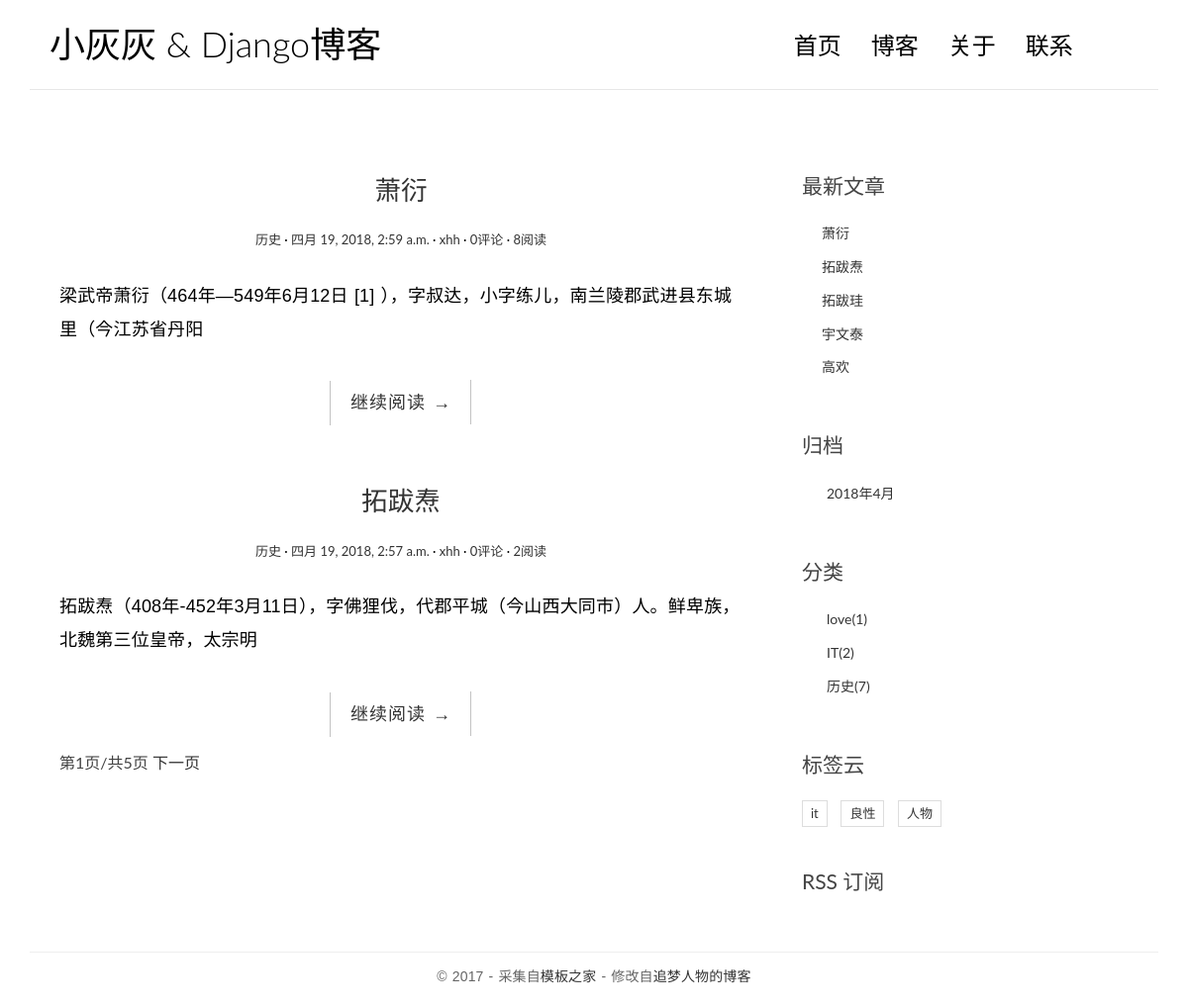
The page / on the database its author committed.
### blog/models.py (models this page shows, shortened)
class Post(models.Model):
    view=models.PositiveIntegerField(default=0)
    title=models.CharField(max_length=70)
    body=models.TextField()
    created_time=models.DateTimeField()
    modified_time=models.DateTimeField()
    excerpt=models.CharField(max_length=200,blank=True)
    category=models.ForeignKey(Category)
    tags=models.ManyToManyField(Tag,blank=True)
    author=models.ForeignKey(User)
    class Meta:
        ordering=['-created_time']
    def get_absolute_url(self):
        return reverse('blog:detail',kwargs={'pk':self.pk})

class Category(models.Model):
    name=models.CharField(max_length=100)

class Tag(models.Model):
    name=models.CharField(max_length=100)

### blog/views.py (the view)
# urls.py: url(r'^$',views.IndexView.as_view(),name='index'),
class IndexView(ListView):
    model = Post
    template_name = 'blog/index.html'
    context_object_name = 'post_list'
    paginate_by = 2

### blog/templatetags/blog_tags.py (called while the page is built)
@register.simple_tag
def get_recent_posts(num=5):
    return Post.objects.all().order_by('-created_time')[:num]

@register.simple_tag
def archives():
    return Post.objects.dates('created_time', 'month', order='DESC')

@register.simple_tag
def get_categories():
    return Category.objects.annotate(num_posts=Count('post')).filter(num_posts__gt=0)

@register.simple_tag
def get_tags():
    return Tag.objects.annotate(num_posts=Count('post')).filter(num_posts__gt=0)

### templates/blog/index.html (shortened to what this page needs)
{% extends 'base.html' %}
{% block main %}
    {% for post in post_list %}
        <article class="post post-1">
        <header class="entry-header">
            <h1 class="entry-title">
                <a href="{{ post.get_absolute_url }}">{{ post.title }}</a>
            </h1>
            <div class="entry-meta">
                <span class="post-category"><a href="#">{{ post.category.name }}</a></span>
                <span class="post-date"><a href="#"><time class="entry-date"
                                                          datetime="{{ post.created_time }}">{{ post.created_time }}</time></a></span>
                <span class="post-author"><a href="#">{{ post.author }}</a></span>
                <span class="comments-link"><a href="#">{{ post.comment_set.count }}评论</a></span>
                <span class="views-count"><a href="#">{{ post.view }}阅读</a></span>
            </div>
        </header>
        <div class="entry-content clearfix">
            <p>{{ post.body|truncatechars:54 }}</p>
            <div class="read-more cl-effect-14">
                <a href="{{ post.get_absolute_url }}" class="more-link">继续阅读 <span class="meta-nav">→</span></a>
            </div>
        </div>
    </article>
     {% empty %}
        <div>暂时还没有文章发布</div>
    {% endfor %}
    {% if is_paginated%}
    <div class="pagination-simple">
        <span class="current">第{{ page_obj.number }}页/共{{ paginator.num_pages }}页</span>
        {% if page_obj.has_next %}
            <a href="?page={{ page_obj.next_page_number }}">下一页</a>
        {% endif %}
    </div>
    {% endif %}
{% endblock main %}

### templates/base.html (shortened to what this page needs)
{% load staticfiles %}
{% load blog_tags %}
<!DOCTYPE html>
<html>
<head>
    <link rel="stylesheet" href="{% static 'blog/css/highlights/github.css' %}">
    <link rel="stylesheet" href="{% static 'blog/css/bootstrap.min.css' %}">
    <link rel="stylesheet" href="http://code.ionicframework.com/ionicons/2.0.1/css/ionicons.min.css">
    <link rel="stylesheet" href="{% static 'blog/css/pace.css' %}">
    <link rel="stylesheet" href="{% static 'blog/css/custom.css' %}">
</head>
<body>
<div class="container">
    <header id="site-header">
        <div class="row">
            <div class="col-md-4 col-sm-5 col-xs-8">
                <div class="logo">
                    <h1><a href="{% url 'blog:index' %}"><b>小灰灰</b> &amp; Django博客</a></h1>
                </div>
            </div>
            <div class="col-md-8 col-sm-7 col-xs-4">
                <nav class="main-nav" role="navigation">
                    <div class="collapse navbar-collapse" id="bs-example-navbar-collapse-1">
                        <ul class="nav navbar-nav navbar-right">
                            <li class="cl-effect-11"><a href="{% url 'blog:index' %}" data-hover="首页">首页</a></li>
                            <li class="cl-effect-11"><a href="full-width.html" data-hover="博客">博客</a></li>
                            <li class="cl-effect-11"><a href="about.html" data-hover="关于">关于</a></li>
                            <li class="cl-effect-11"><a href="contact.html" data-hover="联系">联系</a></li>
                        </ul>
                    </div>
                </nav>
            </div>
        </div>
    </header>
</div>
<div class="content-body">
    <div class="container">
        <div class="row">
            <main class="col-md-8">
                {% block main %}
                {% endblock main %}
            </main>
            <aside class="col-md-4">
                <div class="widget widget-recent-posts">
                    <h3 class="widget-title">最新文章</h3>
                    {% get_recent_posts as rencent_post_list %}
                    <ul>
                        {% for post in rencent_post_list %}
                            <li>
                                <a href="{{ post.get_absolute_url }}">{{ post.title }}</a>
                            </li>
                            {% empty %}
                            暂无文章
                        {% endfor %}
                    </ul>
                </div>
                <div class="widget widget-archives">
                    <h3 class="widget-title">归档</h3>
                    {% archives as date_list %}
                    <ul>
                        {% for date in date_list %}
                        <li>
                            <a href="{% url 'blog:archives' date.year date.month  %}">{{ date.year }}年{{ date.month }}月</a>
                        </li>
                            {% empty %}
                            暂无归档
                        {% endfor %}
                    </ul>
                </div>
                <div class="widget widget-category">
                    <h3 class="widget-title">分类</h3>
                    {% get_categories as category_list %}
                    <ul>
                        {% for category in category_list %}
                            <li>
                                <a href="{% url 'blog:category' category.pk %}">{{ category.name }}<span class="post-count">({{ category.num_posts }})</span></a>
                            </li>
                            {% empty %}
                            暂无分类
                        {% endfor %}
                    </ul>
                </div>
                <div class="widget widget-tag-cloud">
                    <h3 class="widget-title">标签云</h3>
                    {% get_tags as tag_list %}
                    <ul>
                        {% for tag in tag_list %}
                        <li>
                            <a href="{% url 'blog:tag' tag.pk %}">{{ tag.name }}</a>
                        </li>
                        {% endfor %}
                    </ul>
                </div>
                <div class="rss">
                    <a href=""> RSS 订阅</a>
                </div>
            </aside>
        </div>
    </div>
</div>
<footer id="site-footer">
    <div class="container">
        <div class="row">
            <div class="col-md-12">
                <p class="copyright">&copy 2017 - 采集自<a href="http://www.cssmoban.com/"
                                                        target="_blank" title="模板之家">模板之家</a>
                    - 修改自<a href="http://zmrenwu.com/" title="网页模板" target="_blank">追梦人物的博客</a>
                </p>
            </div>
        </div>
    </div>
</footer>
</body>
</html>

### blog/static/blog/css/custom.css (style rules this page uses)
* { outline: none; }
h1, h2, h3, h4, h5, h6 { margin-top: 0; }
b { font-weight: 400; }
a { color: #333; }
body { color: #444; font-family: 'Lato', sans-serif; }
p { font-family: 'Ubuntu', sans-serif; font-weight: 400; word-spacing: 1px; letter-spacing: 0.01em; }
#site-header { background-color: #FFF; padding: 25px 20px; margin-bottom: 40px; border-bottom: 1px solid #e7e7e7; }
.logo h1 a { color: #000; }
.logo h1 { margin: 0; font-family: 'Lato', sans-serif; font-weight: 300; }
.main-nav { margin-top: 11px; max-width: 95%; }
.main-nav a { color: #000000 !important; padding: 0 0 5px 0 !important; margin-right: 30px; font-family: 'Lato', sans-serif; font-weight: 300; font-size: 24px; }
.cl-effect-11 a { padding: 10px 0; color: #0972b4; text-shadow: none; }
.cl-effect-11 a::before { position: absolute; top: 0; left: 0; overflow: hidden; padding: 0 0 5px 0 !important; max-width: 0; border-bottom: 1px solid #000; color: #000; content: attr(data-hover); white-space: nowrap; -webkit-transition: max-width 0.5s; -moz-transition: max-width 0.5s; transition: max-width 0.5s; }
.content-body { padding-bottom: 4em; }
.post { background: #fff; padding: 30px 30px 0; }
.entry-title { text-align: center; font-size: 1.9em; margin-bottom: 20px; line-height: 1.6; padding: 10px 20px 0; }
.entry-meta { text-align: center; color: #DDDDDD; font-size: 13px; margin-bottom: 30px; }
.entry-content { font-size: 18px; line-height: 1.9; font-weight: 300; color: #000; }
.post-category::after, .post-date::after, .post-author::after, .comments-link::after { content: ' ·'; color: #000; }
.read-more { font-family: 'Ubuntu', sans-serif; font-weight: 400; word-spacing: 1px; letter-spacing: 0.01em; text-align: center; margin-top: 20px; }
.cl-effect-14 a { padding: 0 20px; height: 45px; line-height: 45px; position: relative; display: inline-block; margin: 15px 25px; letter-spacing: 1px; font-weight: 400; text-shadow: 0 0 1px rgba(255, 255, 255, 0.3); }
.cl-effect-14 a::before, .cl-effect-14 a::after { position: absolute; width: 45px; height: 1px; background: #C3C3C3; content: ''; -webkit-transition: all 0.3s; -moz-transition: all 0.3s; transition: all 0.3s; pointer-events: none; }
.cl-effect-14 a::before { top: 0; left: 0; -webkit-transform: rotate(90deg); -moz-transform: rotate(90deg); transform: rotate(90deg); -webkit-transform-origin: 0 0; -moz-transform-origin: 0 0; transform-origin: 0 0; }
.cl-effect-14 a::after { right: 0; bottom: 0; -webkit-transform: rotate(90deg); -moz-transform: rotate(90deg); transform: rotate(90deg); -webkit-transform-origin: 100% 0; -moz-transform-origin: 100% 0; transform-origin: 100% 0; }
.widget { background: #fff; padding: 30px 0 0; }
.widget-title { font-size: 1.5em; margin-bottom: 20px; line-height: 1.6; padding: 10px 0 0; font-weight: 400; }
.widget-recent-posts ul { padding: 0; margin: 0; padding-left: 20px; }
.widget-recent-posts ul li { list-style-type: none; position: relative; line-height: 170%; margin-bottom: 10px; }
.widget-recent-posts ul li::before { content: '\f3d3'; font-family: "Ionicons"; position: absolute; left: -17px; top: 3px; font-size: 16px; color: #000; }
.widget-archives ul { padding: 0; margin: 0; padding-left: 25px; }
.widget-archives ul li { list-style-type: none; position: relative; line-height: 170%; margin-bottom: 10px; }
.widget-archives ul li::before { content: '\f3f3'; font-family: "Ionicons"; position: absolute; left: -25px; top: 1px; font-size: 16px; color: #000; }
.widget-category ul { padding: 0; margin: 0; padding-left: 25px; }
.widget-category ul li { list-style-type: none; position: relative; line-height: 170%; margin-bottom: 10px; }
.widget-category ul li::before { content: '\f3fe'; font-family: "Ionicons"; position: absolute; left: -25px; top: 1px; font-size: 18px; color: #000; }
.widget-tag-cloud ul { padding: 0; margin: 0; margin-right: -10px; }
.widget-tag-cloud ul li { list-style-type: none; font-size: 13px; display: inline-block; margin-right: 10px; margin-bottom: 10px; padding: 3px 8px; border: 1px solid #ddd; }
.rss { font-size: 21px; margin-top: 30px; }
.rss a { color: #444; }
#site-footer { padding-top: 10px; padding: 0 0 1.5em 0; }
.copyright { text-align: center; padding-top: 1em; margin: 0; border-top: 1px solid #eee; color: #666; }
.pagination-simple { padding-left: 30px; font-size: 16px; }

### rows shown on the page
Post: title "萧衍", category.name "历史", created_time "四月 19, 2018, 2:59 a.m.", author "xhh", comment_set.count "0", view "8", body "梁武帝萧衍（464年—549年6月12日 [1] ），字叔达，小字练儿，南兰陵郡武进县东城里（今江苏省丹阳"
Post: title "拓跋焘", category.name "历史", created_time "四月 19, 2018, 2:57 a.m.", author "xhh", comment_set.count "0", view "2", body "拓跋焘（408年-452年3月11日），字佛狸伐，代郡平城（今山西大同市）人。鲜卑族，北魏第三位皇帝，太宗明"
Post: title "拓跋珪"
Post: title "宇文泰"
Post: title "高欢"
Category: name "love", num_posts "1"
Category: name "IT", num_posts "2"
Category: name "历史", num_posts "7"
Tag: name "it"
Tag: name "良性"
Tag: name "人物"

### other values the page prints
{{ page_obj.number }} "1"
{{ paginator.num_pages }} "5"
{{ date.year }} "2018"
{{ date.month }} "4"
